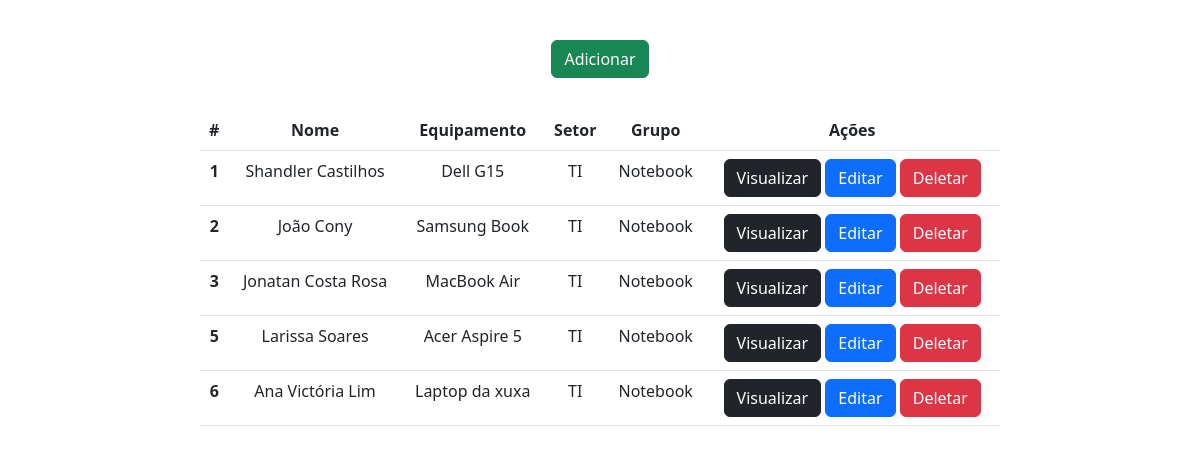
The page / on the database its author committed.
### app/models.py (models this page shows)
class Colaboradores(models.Model):
    Nomes = models.CharField(max_length=150)
    Equipamento = models.CharField(max_length=150)
    Setor = models.CharField(max_length=100)
    Grupo = models.CharField(max_length=100)

### app/views.py (the view)
# urls.py: 2. Add a URL to urlpatterns:  path('', views.home, name='home')
def home(request):
    data = {}
    data['db'] = Colaboradores.objects.all()
    return render(request, 'index.html', data)

### app/templates/index.html (shortened to what this page needs)
<!DOCTYPE html>
<html lang="pt-br">
<head>
    <link href="https://cdn.jsdelivr.net/npm/bootstrap@5.3.0/dist/css/bootstrap.min.css" rel="stylesheet">
  </head>
<body>
    <div class="col-8 m-auto pt-2 pb-2 text-center">
    </div>
    <div class="col-8 m-auto pt-3 pb-2 text-center">
        <a href="/form" class="btn btn-success">Adicionar</a>
    </div>
    <div class="col-8 m-auto pt-4 pb-2 text-center">
        <table class="table">
          <thead class="thead-dark">
            <tr>
              <th scope="col">#</th>
              <th scope="col">Nome</th>
              <th scope="col">Equipamento</th>
              <th scope="col">Setor</th>
              <th scope="col">Grupo</th>
              <th scope="col">Ações</th>
            </tr>
          </thead>
          <tbody>
            {% for dbs in db %}
            <tr>
              <th>{{dbs.id}}</th>
              <td>{{dbs.Nomes}}</td>
              <td>{{dbs.Equipamento}}</td>
              <td>{{dbs.Setor}}</td>
              <td>{{dbs.Grupo}}</td>
              <td>
                <a href="/view/{{dbs.id}}/" class="btn btn-dark">Visualizar</a>
                <a href="/edit/{{dbs.id}}/" class="btn btn-primary">Editar</a>
                <a href="/delete/{{dbs.id}}/" class="btn btn-danger">Deletar</a>
              </td>
            </tr>
            {% endfor %}
          </tbody>
        </table>
    </div>
</body>
</html>

### rows shown on the page
Colaboradores: id "1", Nomes "Shandler Castilhos", Equipamento "Dell G15", Setor "TI", Grupo "Notebook"
Colaboradores: id "2", Nomes "João Cony", Equipamento "Samsung Book", Setor "TI", Grupo "Notebook"
Colaboradores: id "3", Nomes "Jonatan Costa Rosa", Equipamento "MacBook Air", Setor "TI", Grupo "Notebook"
Colaboradores: id "5", Nomes "Larissa Soares", Equipamento "Acer Aspire 5", Setor "TI", Grupo "Notebook"
Colaboradores: id "6", Nomes "Ana Victória Lim", Equipamento "Laptop da xuxa", Setor "TI", Grupo "Notebook"
